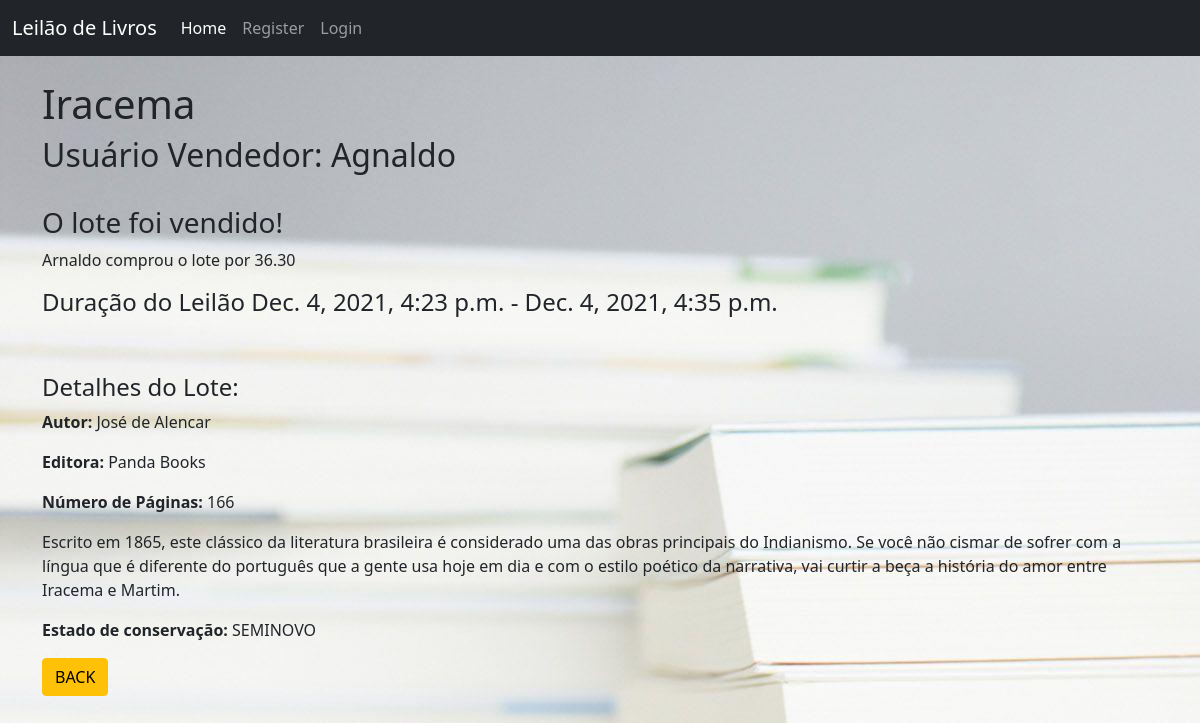
The app's page /lote/11/ with its own data.
### app/models.py (models this page shows, shortened)
class Lote(models.Model):
    cliente_vendedor = models.ForeignKey(User, on_delete=models.CASCADE)
    nome = models.CharField(max_length=200)
    descricao = models.TextField()
    estado_conservacao = models.TextField(
        choices=[('VELHO', 'VELHO'),
                 ('SEMINOVO', 'SEMINOVO'),
                 ('NOVO', 'NOVO')],
        default='VELHO',
    )
    autor = models.CharField(max_length=200, default="Autor")
    editora = models.CharField(max_length=200, default="Editora")
    numero_de_paginas = models.DecimalField(max_digits=5, decimal_places=0, default=0)
    valor_minimo_lance = models.DecimalField(max_digits=11, decimal_places=2, default=0)
    valor_minimo_incremento_por_lance = models.DecimalField(max_digits=11, decimal_places=2, default=0.01)
    valor_reserva = models.DecimalField(max_digits=11, decimal_places=2)
    data_inicio = models.DateTimeField()
    data_final = models.DateTimeField(null = True)
    valor_lance_mais_alto = models.DecimalField(max_digits=11, decimal_places=2, default=0)
    cliente_comprador_lance_mais_alto = models.ForeignKey(User, on_delete=models.SET_NULL, null=True, related_name='cliente_vendedor')
    taxa_comissao = models.DecimalField(max_digits=11, decimal_places=2, default=0)
    numero_de_lances = models.DecimalField(max_digits=11, decimal_places=0, default=0)
    liberado_para_lances = models.BooleanField(default=False)
    leilao_finalizado = models.BooleanField(default=False)
    lote_foi_vendido = models.BooleanField(default=False)

### app/views.py (the view)
# urls.py: path('lote/<int:pk>/', views.LoteDetailView.as_view(), name="lote_detail"),
class LoteDetailView(DetailView):
    model = models.Lote
    template_name = 'lote_detail.html'

### app/templates/lote_detail.html (shortened to what this page needs)
{% extends 'base.html' %}
{% block content %}
    <h1> {{ lote.nome }} </h1>
    <h2> Usuário Vendedor: {{ lote.cliente_vendedor.username }} </h2>
    <br/>
    {% if lote.liberado_para_lances == True %}
        {% if lote.leilao_finalizado == False %}
            {% if lote.valor_lance_mais_alto > 0 %}
                {% if lote.numero_de_lances == 1 %}
                    <p> Este lote recebeu {{ lote.numero_de_lances }} lance. </p>
                {% else %}
                    <p> Este lote recebeu {{ lote.numero_de_lances }} lances. </p>
                {% endif %}
                <br/>
                <h3> Atual lance vencedor :</h3>
                <p> {{ lote.cliente_comprador_lance_mais_alto.username }} deu um lance de {{ lote.valor_lance_mais_alto }} </p>
                <p> Valor mínimo de incremento = {{lote.valor_minimo_incremento_por_lance}}</p>
                <p><i>Após o Leiloeiro finalizar o leilão, será anunciado o vencedor.</i></p>
            {% else %}
                <h3>Ainda não tivemos lances nesse lote.</h3>
                <p>Valor minimo do lance = {{lote.valor_minimo_lance}}</p>
            {% endif %}
            <h4> Duração do Leilão {{ lote.data_inicio }} - {{ lote.data_final }}</h4>
        {% else %}
            {% if lote.valor_lance_mais_alto >= lote.valor_reserva %}
                <h3> O lote foi vendido! </h3>
                <p> {{ lote.cliente_comprador_lance_mais_alto.username }} comprou o lote por {{ lote.valor_lance_mais_alto }} </p>
            {% endif %}
            {% if lote.liberado_para_lances == True %}
                <h4> Duração do Leilão {{ lote.data_inicio }} - {{ lote.data_final }}</h4>
            {% endif %}
        {% endif %}
    {% else %}
        <strong>Esse lote ainda não foi liberado para lances. Volte em breve!</strong>
    {% endif %}
    <br/><br/>
    <h4>Detalhes do Lote:</h4>
    <p> <b>Autor:</b> {{lote.autor}}</p>
    <p> <b>Editora:</b> {{lote.editora}} </p>
    <p> <b>Número de Páginas:</b> {{lote.numero_de_paginas}} </p>
    <p> {{ lote.descricao }} </p>
    <p> <b>Estado de conservação:</b> {{ lote.estado_conservacao }}</p>
    <a href="{% url 'home' %}" class="btn btn-warning"> BACK </a>
{% endblock %}

### records on screen
Lote: nome "Iracema", cliente_vendedor.username "Agnaldo", cliente_comprador_lance_mais_alto.username "Arnaldo", valor_lance_mais_alto "36.30", data_inicio "Dec. 4, 2021, 4:23 p.m.", data_final "Dec. 4, 2021, 4:35 p.m.", autor "José de Alencar", editora "Panda Books", numero_de_paginas "166", descricao "Escrito em 1865, este clássico da literatura brasileira é considerado uma das obras principais do Indianismo. Se você não cismar de sofrer com a língua que é diferente do português que a gente usa hoje em dia e com o estilo poético da narrativa, vai curtir a beça a história do amor entre Iracema e Martim.", estado_conservacao "SEMINOVO"
